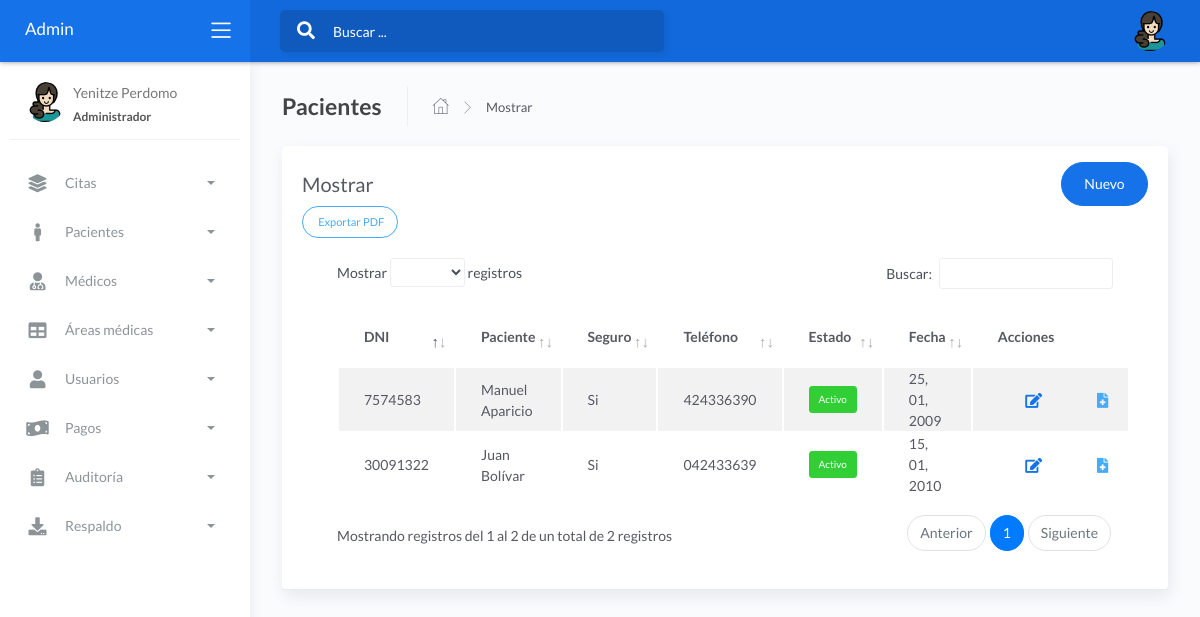
Page /folder/customers.php (signed in) on the committed database.
### tables this page shows
CREATE TABLE `customers` (
  `codpaci` int(11) NOT NULL,
  `dnipa` char(8) NOT NULL,
  `nombrep` varchar(50) NOT NULL,
  `apellidop` varchar(50) NOT NULL,
  `seguro` char(10) NOT NULL,
  `tele` char(9) NOT NULL,
  `sexo` char(15) NOT NULL,
  `cargo` char(1) NOT NULL,
  `usuario` varchar(50) NOT NULL,
  `clave` varchar(255) NOT NULL,
  `estado` varchar(15) NOT NULL,
  `fecha_create` timestamp NOT NULL DEFAULT current_timestamp() ON UPDATE current_timestamp(),
  `fecha_nacimiento` date DEFAULT NULL
);

### controller/customerscontroller.php (called while the page is built, shortened)
<?php
require_once '../model/modelcustomers.php';
class customerscontroller{
    function mostrar(){
        $customers=new Modelo();
        $dato=$customers->mostrar("customers", "1");
        require_once '../view/customers/mostrar.php';
    }
    }

### model/modelcustomers.php (called while the page is built, shortened)
<?php
class Modelo{
  private $customers;
  private $db;
  public function __construct(){
      $this->customers=array();
      $this->db=new PDO('mysql:host=localhost;dbname=consultorio',"root","");
  }
  public function mostrar($tabla,$condicion){
      $consulta="SELECT * FROM customers";
      $resultado=$this->db->query($consulta);
      while ($tabla=$resultado->fetchAll(PDO::FETCH_ASSOC)) {
          $this->customers[]=$tabla;
      }
      return $this->customers;
    }
}
 ?>

### view/customers/mostrar.php (the view, shortened to what this page needs)
<!DOCTYPE html>
<html lang="en">
<head>
    <link rel="stylesheet" href="../assets/css/bootstrap.min.css">
    <link rel="stylesheet" href="../assets/css/atlantis.min.css">
    <link rel="stylesheet" href="../assets/css/demo.css">
</head>
<body>
<?php
	include '../Includes/Header.php';
    include '../Includes/Navbar.php';
    include '../Includes/Sidebar.php';
?>
<div class="main-panel">
    <div class="content">
        <div class="page-inner">
            <div class="page-header">
                <h4 class="page-title">Pacientes</h4>
                <ul class="breadcrumbs">
                    <li class="nav-home">
                        <a href="../view/admin/admin.php">
                            <i class="flaticon-home"></i>
                        </a>
                    </li>
                    <li class="separator">
                        <i class="flaticon-right-arrow"></i>
                    </li>
                    <li class="nav-item">
                        <a href="#">Mostrar</a>
                    </li>
                </ul>
            </div>
            <div class="row">
                <div class="col-md-12">
                    <div class="card">
                        <div class="card-header">
                            <div class="d-flex align-items-center">
                                <h4 class="card-title">Mostrar</h4>
                                <button class="btn btn-primary btn-round ml-auto" data-toggle="modal" data-target="#addPatientModal">Nuevo</button>
                            </div>
                            <div class="card-tools">
                                <a href="../view/customers/reporte.php" class="btn btn-info btn-border btn-round btn-sm mr-2">
                                    Exportar PDF
                                </a>
                            </div>
                            <div class="card-body">
                                <div class="table-responsive">
                                    <table id="add-row" class="display table table-striped table-hover">
                                        <thead>
                                            <tr>
                                                <th>DNI</th>
                                                <th>Paciente</th>
                                                <th>Seguro</th>
                                                <th>Teléfono</th>
                                                <th>Estado</th>
                                                <th>Fecha</th>
                                                <th style="width: 10%">Acciones</th>
                                            </tr>
                                        </thead>
                                        <tbody>
                                            <?php
                                                $database = new Connection();
                                                $db = $database->open();
                                                try {
                                                    $sql = 'SELECT * FROM customers';
                                                    foreach ($db->query($sql) as $row) {
                                                        ?>
                                                        <tr>
                                                            <td><?php echo htmlspecialchars($row['dnipa']); ?></td>
                                                            <td><?php echo htmlspecialchars($row['nombrep']) . ' ' . htmlspecialchars($row['apellidop']); ?></td>
                                                            <td><?php echo htmlspecialchars($row['seguro']); ?></td>
                                                            <td><?php echo htmlspecialchars($row['tele']); ?></td>
                                                            <td>
                                                                <?php if($row['estado'] == 1) { ?>
                                                                    <form method="get" action="javascript:activo('<?php echo htmlspecialchars($row['codpaci']); ?>')">
                                                                        <button type="submit" class="btn btn-success btn-xs">Activo</button>
                                                                    </form>
                                                                <?php } else { ?>
                                                                    <form method="get" action="javascript:inactivo('<?php echo htmlspecialchars($row['codpaci']); ?>')">
                                                                        <button type="submit" class="btn btn-danger btn-xs">Inactivo</button>
                                                                    </form>
                                                                <?php } ?>
                                                            </td>
                                                            <td><?php echo date('d, m, Y', strtotime($row['fecha_nacimiento'])); ?></td>
                                                            <td>
                                                                <div class="form-button-action">
                                                                    <button class="btn btn-link btn-primary btn-lg" data-toggle="modal" title="Edit Task" data-target="#editRowModal<?php echo htmlspecialchars($row['codpaci']); ?>">
                                                                        <i class="fa fa-edit"></i>
                                                                    </button>
                                                                    <form method="get" action="./historia_medica.php">
                                                                        <button type="submit" class="btn btn-link btn-info btn-lg" title="Historia Médica">
                                                                            <i class="fa fa-file-medical"></i>
                                                                        </button>
                                                                    </form>
                                                                </div>
                                                            </td>
                                                        </tr>
                                                        <?php
                                                    }
                                                } catch(PDOException $e) {
                                                    echo "Hubo un problema en la conexión: " . htmlspecialchars($e->getMessage());
                                                }
                                            ?>
                                        </tbody>
                                    </table>
                                </div>
                            </div>
                        </div>
                    </div>
                </div>
            </div>
        </div>
    </div>
</div>
</body>
</html>

### rows in the picture
customers: dnipa "7574583", nombrep "Manuel", apellidop "Aparicio", seguro "Si", tele "424336390", fecha_nacimiento "25, 01, 2009"
customers: dnipa "30091322", nombrep "Juan", apellidop "Bolívar", seguro "Si", tele "042433639", fecha_nacimiento "15, 01, 2010"

### other values in the picture
$_SESSION['nombre'] "Yenitze Perdomo"
